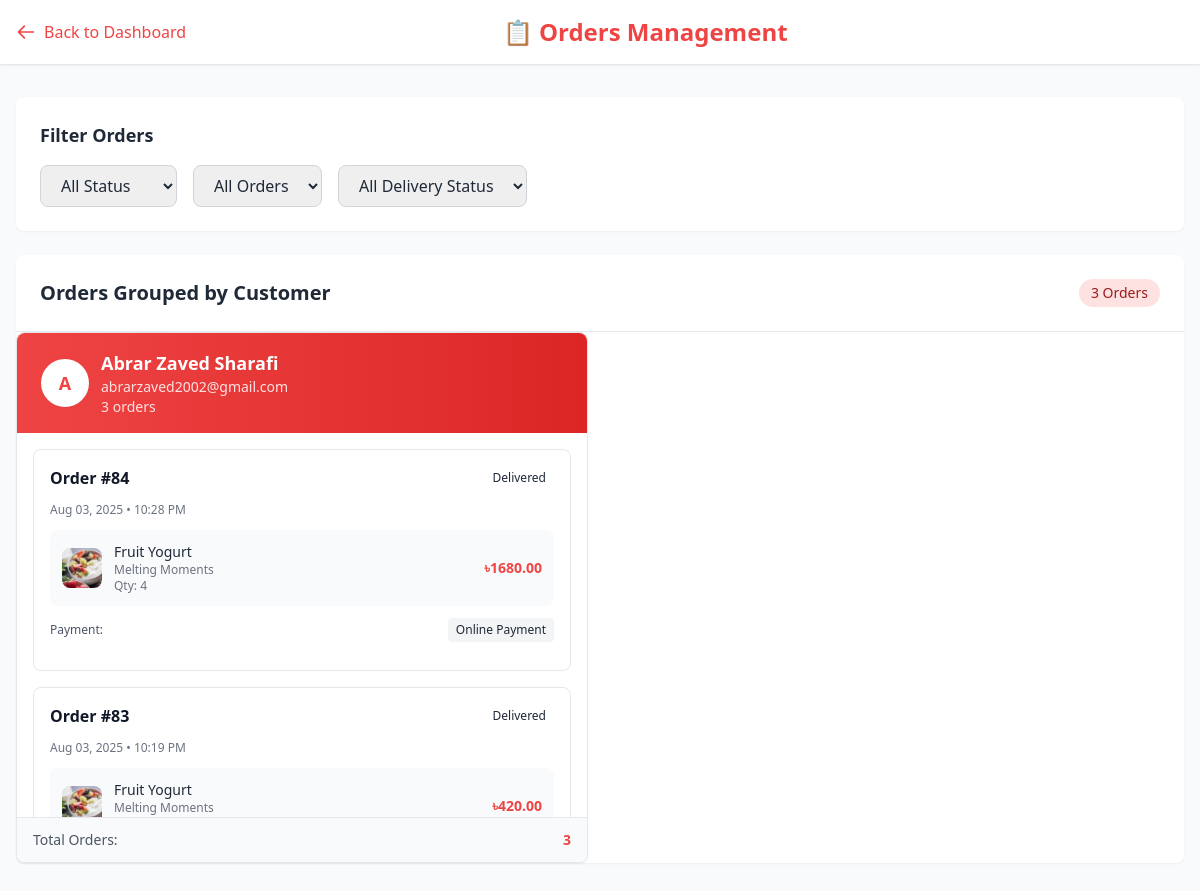
Before: /orders/ (signed in) with the older database file.
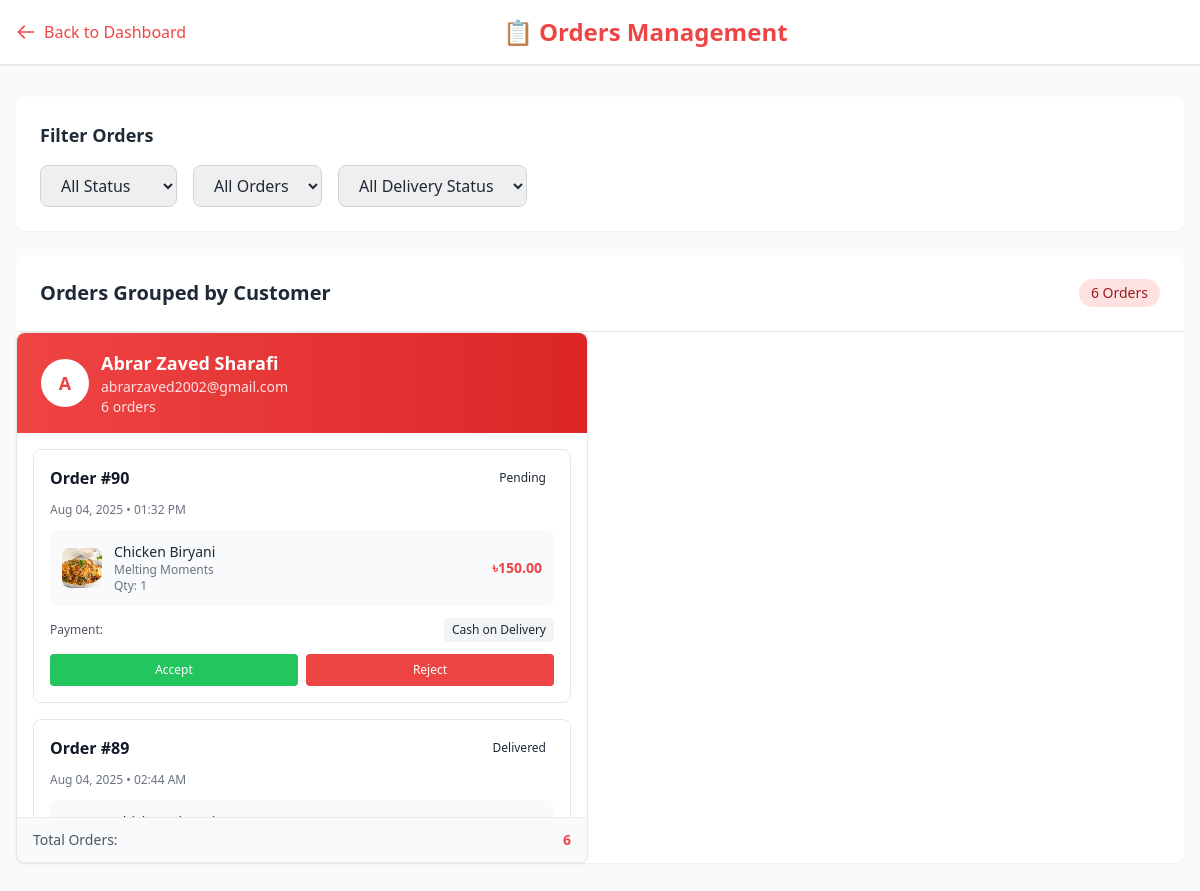
After: the same page with the newer database file.
### authentication/models.py (models this page shows, shortened)
class User(AbstractBaseUser):
    USER_TYPE_CHOICES = (
        ("user", "user"),
        ("owner", "owner"),
        ("rider", "rider"),
    )
    name = models.CharField(max_length=255)
    email = models.CharField(max_length=50, unique=True)
    phone = models.CharField(max_length=15, blank=True, null=True)
    restaurant_name = models.CharField(max_length=255, blank=True, null=True)
    user_type = models.CharField(
        max_length=10, choices=USER_TYPE_CHOICES, default="User"
    )
    city= models.CharField(max_length=100, blank=True, null=True)
    is_active = models.BooleanField(default=True)
    is_staff = models.BooleanField(default=False)
    is_admin = models.BooleanField(default=False)
    is_superuser = models.BooleanField(default=False)
    username = None
    groups = None
    USERNAME_FIELD = "email"
    objects = UserManager()

### order/models.py (models this page shows, shortened)
class Order(models.Model):
    choices = [
        ("Preparing", "Preparing"),
        ("Completed", "Completed"),
        ("Cancelled", "Cancelled"),
        ("Delivered", "Delivered"),
        ("Pending", "Pending"),
        ("Completed with Rider", "Completed with Rider"),
        ("Rider Assigned", "Rider Assigned"),
        ("On the way", "On the way"),
    ]
    PAYMENT_METHOD = [
        ("Cash on Delivery", "Cash on Delivery"),
        ("Online Payment", "Online Payment"),
    ]
    user = models.ForeignKey(settings.AUTH_USER_MODEL, on_delete=models.CASCADE)
    cart = models.ForeignKey(Cart, on_delete=models.CASCADE, null=True, blank=True)
    restaurant = models.ForeignKey(
        Restaurant,
        verbose_name="Restaurant",
        on_delete=models.CASCADE,
        blank=True,
        null=True,
    )
    status = models.CharField(max_length=50, choices=choices,blank=True, null=True)
    total_price = models.DecimalField(max_digits=10, decimal_places=2, default=0.00)
    is_accepted = models.BooleanField(default=False)
    is_delivered = models.BooleanField(default=False)
    payment_method = models.CharField(
        max_length=50, choices=PAYMENT_METHOD, default="Cash on Delivery"
    )
    created_at = models.DateTimeField(auto_now_add=True)
    def __str__(self):
        return f"Order {self.id} by {self.user.username}"

class Cart(models.Model):
    user = models.ForeignKey(settings.AUTH_USER_MODEL, on_delete=models.CASCADE)
    item = models.ForeignKey(Menu, verbose_name="Menu Item", on_delete=models.CASCADE)
    quantity = models.PositiveIntegerField(default=1)
    total_price = models.DecimalField(max_digits=10, decimal_places=2, default=0.00)
    created_at = models.DateTimeField(auto_now_add=True)
    ordered = models.BooleanField(default=False)

### restaurant/models.py (models this page shows, shortened)
class Menu(models.Model):
    CATEGORIES = [
        ("Appetizer", "Appetizer"),
        ("Main Course", "Main Course"),
        ("Dessert", "Dessert"),
        ("Beverage", "Beverage"),
    ]
    restaurant = models.ForeignKey(Restaurant, on_delete=models.CASCADE)
    item_name = models.CharField(max_length=255)
    category = models.CharField(
        max_length=50, choices=CATEGORIES, default="Main Course"
    )
    description = models.TextField(blank=True, null=True)
    price = models.DecimalField(max_digits=10, decimal_places=2)
    image = models.ImageField(upload_to="menu_images/", blank=True, null=True)
    estimated_time_delivery = models.IntegerField(
        default=30, blank=True, null=True
    )  # in minutes
    rating = models.FloatField(default=0.0)
    discount = models.DecimalField(
        max_digits=5, decimal_places=2, default=0.0, blank=True, null=True
    )  # in percentage
    is_available = models.BooleanField(default=True)

class Restaurant(models.Model):
    CATEGORIES = [
        ("Chinese", "Chinese"),
        ("Indian", "Indian"),
        ("Bengali", "Bengali"),
        ("Fast Food", "Fast Food"),
    ]
    owner = models.ForeignKey(User, on_delete=models.CASCADE)
    restaurant_name = models.CharField(max_length=255)
    category = models.CharField(max_length=50, choices=CATEGORIES, default="Bengali")
    restaurant_image = models.ImageField(
        upload_to="restaurant_images/", blank=True, null=True
    )
    inside_image1 = models.ImageField(
        upload_to="restaurant_inside_images/", blank=True, null=True
    )
    inside_image2 = models.ImageField(
        upload_to="restaurant_inside_images/", blank=True, null=True
    )
    inside_image3 = models.ImageField(
        upload_to="restaurant_inside_images/", blank=True, null=True
    )
    phone = models.CharField(max_length=15, blank=True, null=True)
    email = models.CharField(max_length=50, blank=True, null=True)
    location = models.CharField(max_length=255, blank=True, null=True)
    address = models.CharField(max_length=255, blank=True, null=True)
    description = models.TextField(blank=True, null=True)
    about = models.TextField(blank=True, null=True)
    opening_time = models.TimeField(blank=True, null=True)
    closing_time = models.TimeField(blank=True, null=True)
    chef_name = models.CharField(max_length=255, blank=True, null=True)
    chef_image = models.ImageField(upload_to="chef_images/", blank=True, null=True)
    rating = models.FloatField(default=0.0)
    offers = models.IntegerField(default=0, blank=True, null=True)
    is_open = models.BooleanField(default=False)
    estimated_delivery_time = models.IntegerField(
        default=30, blank=True, null=True
    )  # in minutes
    slug = models.SlugField(max_length=255, unique=True, blank=True, null=True)

### order/views.py (the view)
# urls.py: path("orders/", views.orders, name="orders"),
@login_required
def orders(request):
    user = request.user
    orders = Order.objects.filter(
        Q(cart__item__restaurant__owner=user, is_accepted=False)
        | Q(cart__item__restaurant__owner=user, status="Preparing")
        | Q(cart__item__restaurant__owner=user, status="Pending")
        | Q(cart__item__restaurant__owner=user, status="Completed")
        | Q(cart__item__restaurant__owner=user, status="Completed with Rider")
        | Q(cart__item__restaurant__owner=user, status="Rider Assigned")
        | Q(cart__item__restaurant__owner=user, status="Delivered")
    ).order_by("-created_at")
    print(f"Orders for {user.username}: {orders}")
    return render(request, "order/orders.html", {"orders": orders})

### home/context_processors.py (called while the page is built)
def notification_count(request):
    notification_count = 0
    all_notifications = []
    if request.user.is_authenticated:
        all_notifications = notification.objects.filter(
            user=request.user
        ).order_by("-created_at")
        notification_count = all_notifications.filter(is_read=False).count()
    return {
        "notification_count": notification_count,
        "all_notifications": all_notifications,
    }

### order/context_processors.py (called while the page is built)
def cart_count(request):
    cart_count = 0
    if request.user.is_authenticated:
        cart_count = Cart.objects.filter(
            user=request.user, ordered=False, quantity__gt=0
        ).count()
    return {"cart_count": cart_count}

### templates/order/orders.html (shortened to what the changed rows need)
{% load static %}
<html lang="en">
  <head>
    <script src="https://cdn.tailwindcss.com"></script>
  </head>
  <body class="bg-gray-50 text-gray-800 min-h-screen">
    <div class="bg-white shadow-sm border-b">
      <div class="max-w-7xl mx-auto px-4 py-4">
        <div class="flex items-center justify-between">
          <h1 class="text-2xl font-bold text-red-500">📋 Orders Management</h1>
        </div>
      </div>
    </div>
    <div class="max-w-7xl mx-auto px-4 py-8">
      <div class="bg-white rounded-lg shadow-sm p-6 mb-6">
        <h2 class="text-lg font-semibold mb-4">Filter Orders</h2>
      </div>
      <div class="bg-white rounded-lg shadow-sm">
        <div class="p-6 border-b">
          <div class="flex items-center justify-between">
            <h2 class="text-xl font-semibold">Orders Grouped by Customer</h2>
            <span class="bg-red-100 text-red-800 px-3 py-1 rounded-full text-sm font-medium">{{ orders.count }} Order{{ orders.count|pluralize }}</span>
          </div>
        </div>
        {% if orders %}
          {% regroup orders by user as user_orders %}
          <div class="grid grid-cols-1 lg:grid-cols-2 xl:grid-cols-3 gap-6">
            {% for user_group in user_orders %}
              <div class="bg-white rounded-lg shadow-sm border border-gray-200 hover:shadow-md transition-shadow">
                <div class="bg-gradient-to-r from-red-500 to-red-600 text-white px-6 py-4 rounded-t-lg">
                  <div class="flex items-center gap-3">
                    <div class="bg-white text-red-500 w-12 h-12 rounded-full flex items-center justify-center font-bold text-lg shadow-sm">
                      {% if user_group.grouper.name %}
                        {{ user_group.grouper.name|first|upper }}
                      {% else %}
                        {{ user_group.grouper.username|first|upper }}
                      {% endif %}
                    </div>
                    <div class="flex-1 min-w-0">
                      <h3 class="text-lg font-semibold truncate">
                        {% if user_group.grouper.name %}
                          {{ user_group.grouper.name }}
                        {% else %}
                          {{ user_group.grouper.username }}
                        {% endif %}
                      </h3>
                      <p class="text-red-100 text-sm truncate">{{ user_group.grouper.email }}</p>
                      <p class="text-red-100 text-sm">{{ user_group.list|length }} order{{ user_group.list|length|pluralize }}</p>
                    </div>
                  </div>
                </div>
                <div class="p-4 space-y-4 max-h-96 overflow-y-auto">
                  {% for order in user_group.list %}
                    <div class="order-item border border-gray-200 rounded-lg p-4 hover:border-red-300 transition-colors" data-status="{{ order.status }}" data-accepted="{{ order.is_accepted|yesno:'true,false' }}" data-delivered="{{ order.is_delivered|yesno:'true,false' }}">
                      <div class="flex items-center justify-between mb-3">
                        <h4 class="font-semibold text-gray-900">Order #{{ order.id }}</h4>
                        <span class="status-badge px-2 py-1 rounded-full text-xs font-medium
                          ">
                          {% if order.status == "Completed with Rider" %}Rider En Route{% else %}{{ order.status }}{% endif %}
                        </span>
                      </div>
                      <p class="text-xs text-gray-500 mb-3">{{ order.created_at|date:'M d, Y' }} • {{ order.created_at|time:'h:i A' }}</p>
                      <div class="bg-gray-50 rounded-lg p-3 mb-3">
                        <div class="flex items-center gap-3">
                          <img src="{{ order.cart.item.image.url }}" alt="{{ order.cart.item.item_name }}" class="w-10 h-10 object-cover rounded-lg flex-shrink-0" />
                          <div class="flex-1 min-w-0">
                            <p class="font-medium text-sm truncate">{{ order.cart.item.item_name }}</p>
                            <p class="text-xs text-gray-500 truncate">{{ order.cart.item.restaurant.restaurant_name }}</p>
                            <p class="text-xs text-gray-500">Qty: {{ order.cart.quantity }}</p>
                          </div>
                          <div class="text-right flex-shrink-0">
                            <p class="font-bold text-red-500 text-sm">৳{{ order.total_price }}</p>
                          </div>
                        </div>
                      </div>
                      <div class="flex items-center justify-between mb-3">
                        <span class="text-xs text-gray-600">Payment:</span>
                        <span class="text-xs font-medium bg-gray-100 px-2 py-1 rounded">{{ order.payment_method }}</span>
                      </div>
                      <div class="space-y-2">
                        {% if order.status == 'Pending' %}
                          <div class="grid grid-cols-2 gap-2">
                            <button onclick="updateOrderStatus({{ order.id }}, 'accept')" class="bg-green-500 hover:bg-green-600 text-white px-3 py-2 rounded text-xs font-medium transition-colors">Accept</button>
                            <button onclick="updateOrderStatus({{ order.id }}, 'reject')" class="bg-red-500 hover:bg-red-600 text-white px-3 py-2 rounded text-xs font-medium transition-colors">Reject</button>
                          </div>
                        {% elif order.status == 'Preparing' or order.status == 'Rider Assigned' %}
                          <button onclick="updateOrderStatus({{ order.id }}, 'complete')" class="w-full bg-blue-500 hover:bg-blue-600 text-white px-3 py-2 rounded text-xs font-medium transition-colors">Mark Ready</button>
                        {% endif %}
                      </div>
                    </div>
                  {% endfor %}
                </div>
                <div class="bg-gray-50 px-4 py-3 rounded-b-lg border-t">
                  <div class="flex items-center justify-between text-sm">
                    <span class="text-gray-600">Total Orders:</span>
                    <span class="font-semibold text-red-500">{{ user_group.list|length }}</span>
                  </div>
                </div>
              </div>
            {% endfor %}
          </div>
        {% else %}
          <div class="p-12 text-center">
            <div class="text-6xl mb-4">📭</div>
            <h3 class="text-xl font-semibold text-gray-900 mb-2">No Orders Yet</h3>
            <p class="text-gray-500">Orders from your restaurant will appear here.</p>
          </div>
        {% endif %}
      </div>
    </div>
  </body>
</html>

Changed rows visible on the page:
computed for User "Abrar Zaved Sharafi": loses Order (id "84", status "Delivered", created_at "Aug 03, 2025", created_at "10:28 PM", cart.item.image (picture), cart.item.item_name "Fruit Yogurt", cart.item.restaurant.restaurant_name "Melting Moments", cart.quantity "4", total_price "1680.00", payment_method "Online Payment"); loses Order (id "83", status "Delivered", created_at "Aug 03, 2025", created_at "10:19 PM", cart.item.image (picture), cart.item.item_name "Fruit Yogurt", cart.item.restaurant.restaurant_name "Melting Moments", total_price "420.00"); list|length "3" → "6"
added Order: id "90", status "Pending", created_at "Aug 04, 2025", created_at "01:32 PM", cart.item.image (picture), cart.item.item_name "Chicken Biryani", cart.item.restaurant.restaurant_name "Melting Moments", cart.quantity "1", total_price "150.00", payment_method "Cash on Delivery"
added Order: id "89", status "Delivered", created_at "Aug 04, 2025", created_at "02:44 AM"
Other visible differences:
{{ orders.count }}: "3" → "6"
